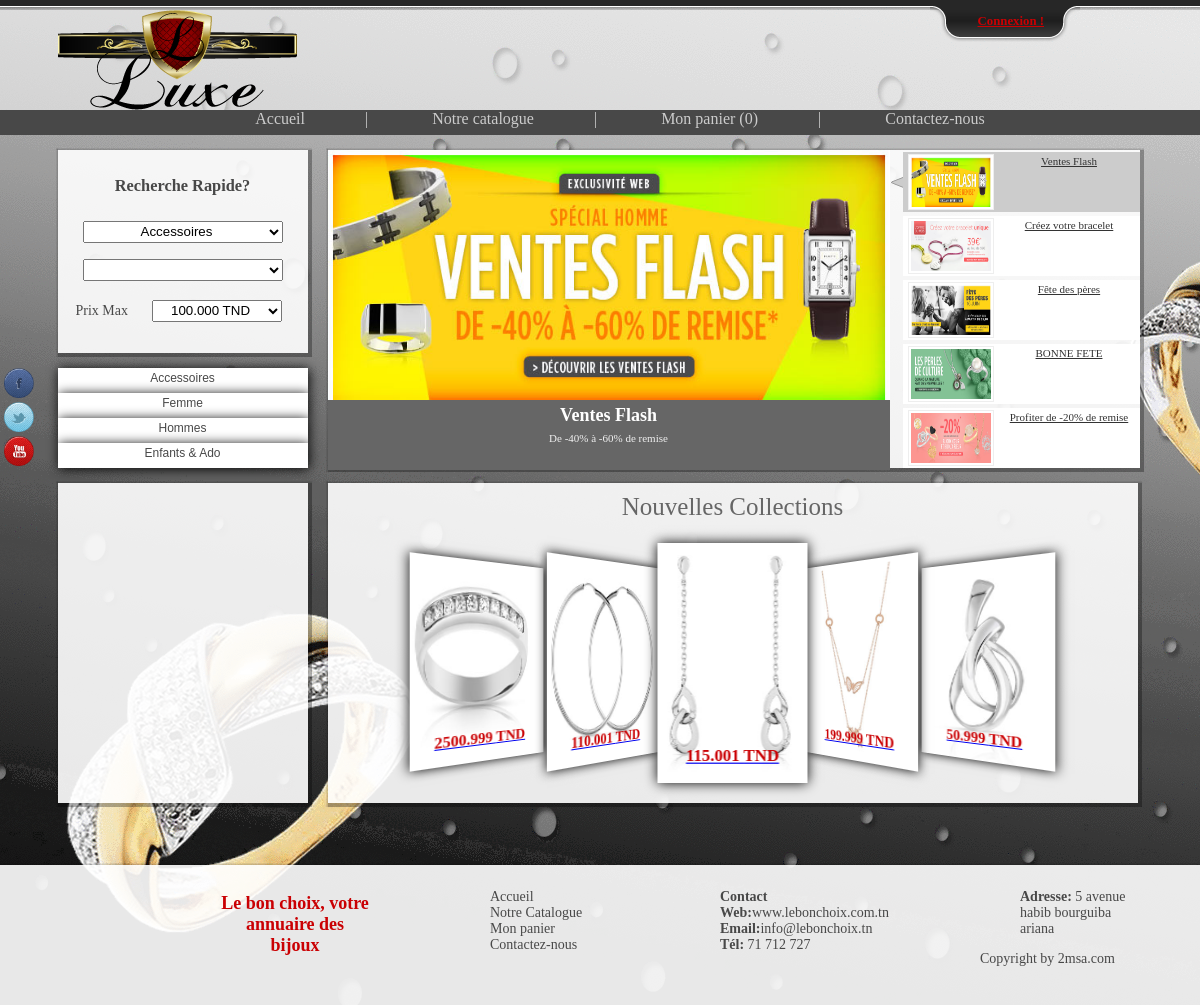
Before: / with the older database file.
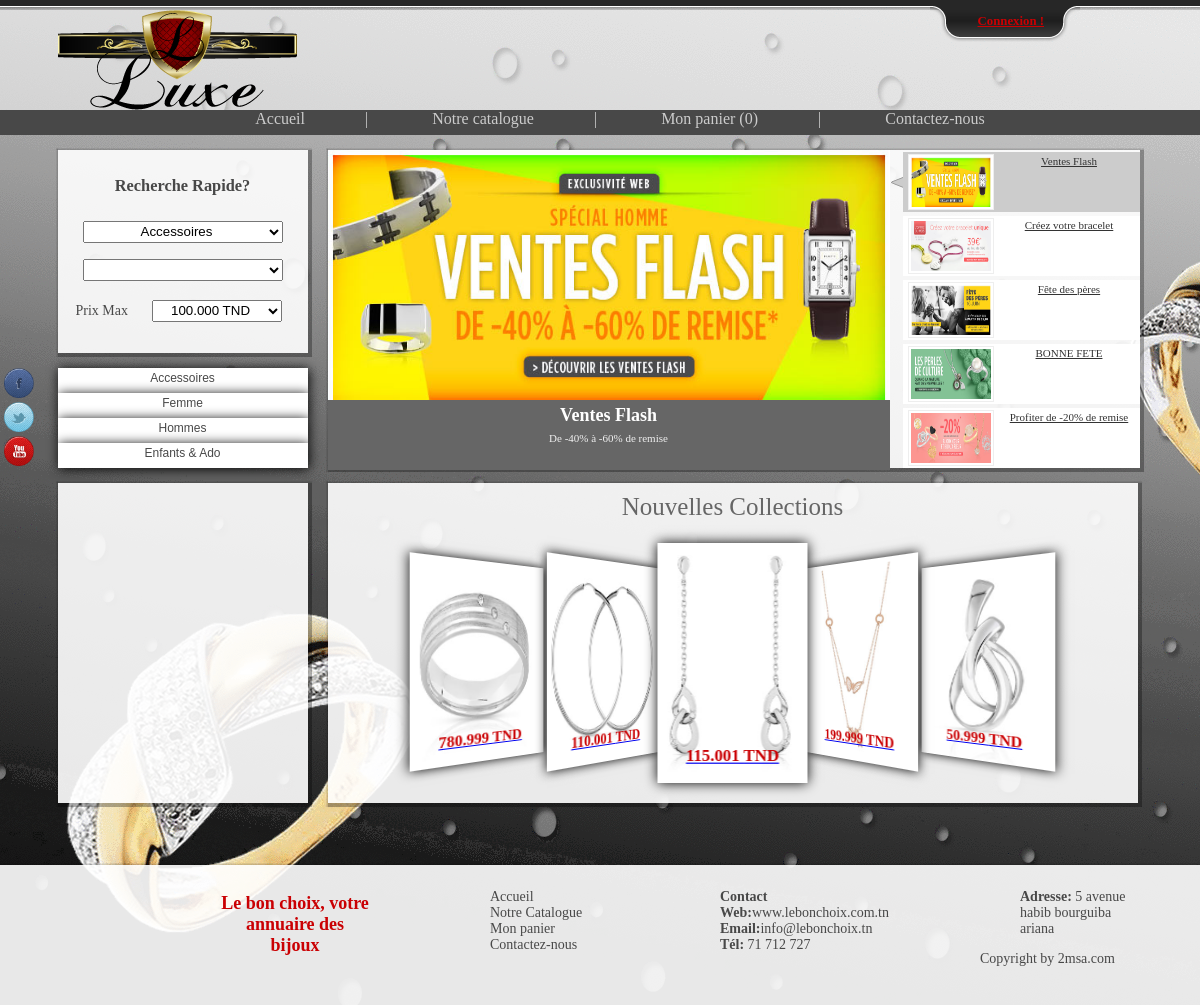
After: the same page with the newer database file.
### tables this page shows
CREATE TABLE IF NOT EXISTS `famill_article` (
  `code_famill_art` varchar(50) NOT NULL,
  `nom_famill_art` varchar(100) NOT NULL,
  PRIMARY KEY (`code_famill_art`)
);

CREATE TABLE IF NOT EXISTS `article` (
  `code_art` varchar(10) NOT NULL,
  `design_courte_art` varchar(300) NOT NULL,
  `design_long_art` varchar(500) NOT NULL,
  `prix_art` varchar(20) NOT NULL,
  `code_sous_famill_art` varchar(10) NOT NULL,
  `code_famill_art` varchar(10) NOT NULL,
  `fav_art` tinyint(2) NOT NULL,
  PRIMARY KEY (`code_art`),
  KEY `code_sous_famill_art` (`code_sous_famill_art`),
  KEY `code_famill_art` (`code_famill_art`)
);

### function/menue.php (the view, shortened to what this page needs)
<div id="menu">
	<?php
		$connection = mysql_connect($serveur, $utilisateur, $mot_de_passe) or die(mysql_error());
		$query_affich_famill = mysql_query("select * from famill_article",$connection);
		while ($r = mysql_fetch_object($query_affich_famill)){
			$s1 = $r->nom_famill_art;
			echo "<div class=\"menu\"><a href=\"#\">$s1</a><div class=\"sousmenu\" style=\"display:none\">";
			echo "</div></div>";
		}
    ?>
</div>

### function/nouveau_produit.php (shortened to what this page needs)
<div id="product" class="g_box">
	<div id="title">Nouvelles Collections</div>
    <ul>
<?php
$q = mysql_query( " SELECT * FROM article WHERE fav_art='1' ;",$connection);
while ($p = mysql_fetch_object($q))
{
	$p1 = $p->code_art;
    $p2 = $p->design_courte_art;
    $p3	= $p->prix_art;
    $p5 = $p->design_long_art;
	echo'<li><div id="product_inside"><a href="info_article.php?code_art='.$p1.'&design_courte_art='.$p2.'&prix_art='.$p3.'&design_long_art='.$p5.'"><img src="img_article/'.$p1.'.png"/><h2>'.$p3.' TND</h2></a></div></li>';
}
?>
    </ul>
</div>

Changed rows visible on the page:
no longer on this page (row edited): article: code_art (picture), prix_art "2500.999"
now on this page (row edited): article: code_art (picture), prix_art "780.999"
